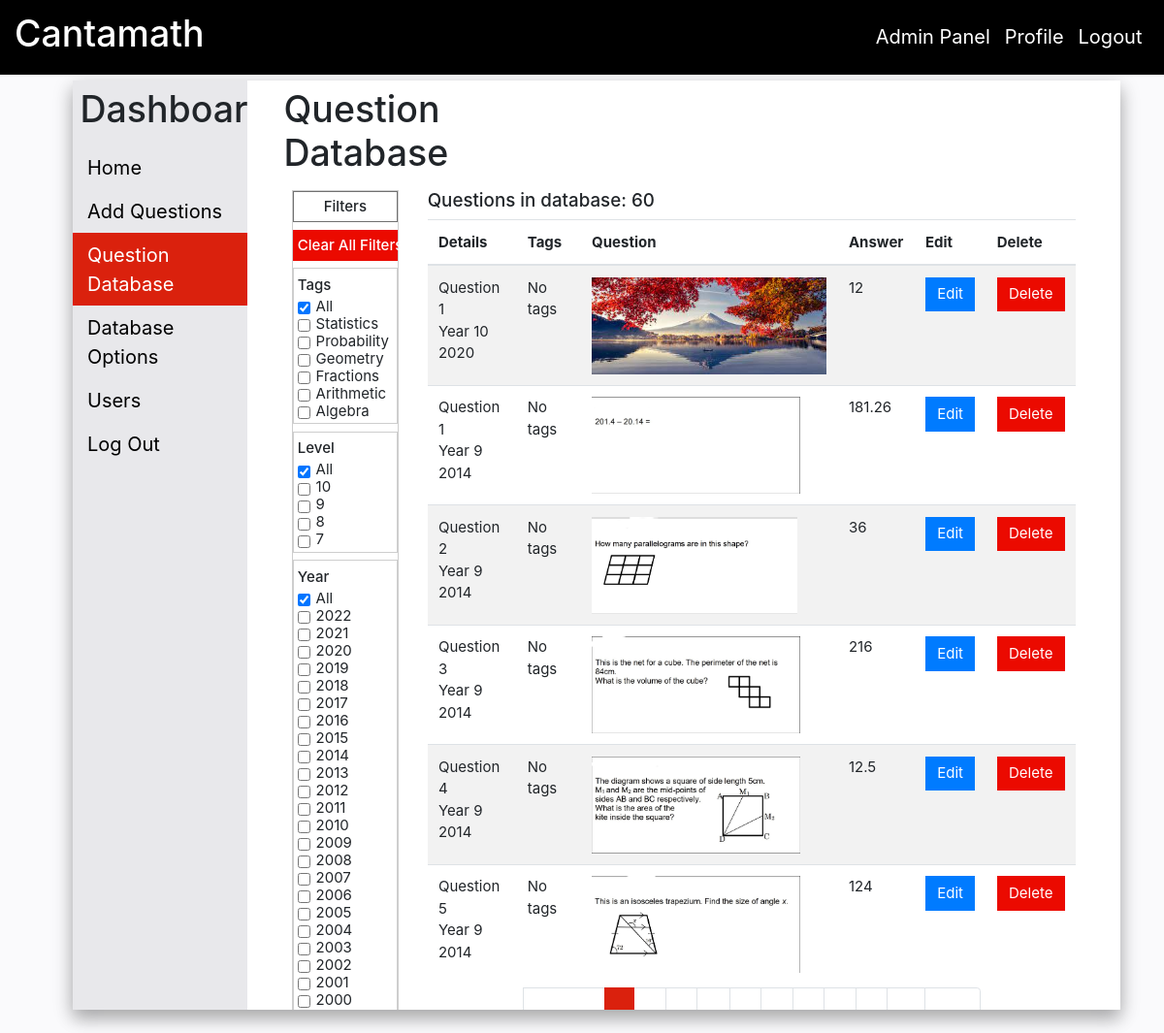
/website/index.php?page=adminpanel&tab=questiondb (signed in), run on the app's committed database.
### tables this page shows
CREATE TABLE `tag` (
  `tagID` int(4) NOT NULL,
  `tagname` varchar(100) NOT NULL
);

CREATE TABLE `level` (
  `levelID` int(2) NOT NULL,
  `levelname` int(2) NOT NULL
);

CREATE TABLE `year` (
  `yearID` int(3) NOT NULL,
  `yearname` int(5) NOT NULL
);

CREATE TABLE `question` (
  `questionID` int(10) NOT NULL,
  `qnumber` int(2) NOT NULL,
  `filename` varchar(1500) NOT NULL,
  `answer` varchar(200) NOT NULL,
  `levelID` int(2) NOT NULL,
  `yearID` int(3) NOT NULL
);

### website/filter-to-in.php (called while the page is built)
<?php if (isset($_SESSION['yearID'])) {
  $year = implode("','",$_SESSION['yearID']);
  $yearsql = "IN ('".$year."')";
} else {
  $yearsql = "";
}
if (isset($_SESSION['levelID'])) {
  $level = implode("','",$_SESSION['levelID']);
  $levelsql = "IN ('".$level."')";
} else {
  $levelsql = "";
} ?>

### website/filter-checkboxes.php (the view, shortened to what this page needs)
<div class="py-1 mb-2 text-center border-header">
  <span class="font-boldish">Filters</span>
</div>
<button type="button" class="btn btn-danger btn-block p-1 mb-2 font-boldish" onclick="send_filters('beans', 'clear')" id="Clear_Filters">Clear All Filters</button>
<div class="page-fill-scroll">
  <div style="margin-top: -0.5rem;">
    <?php
    $a = 0;
    if($select_page == "custom") {
      $filter = "tag";
      $nameID = "tagID";
      $filtername = "tagname";
      $header = "Tags";
    } else {
      $a += 1;
    }
    do {
      if ($a == 1) {
        $filter = "level";
        $nameID = "levelID";
        $filtername = "levelname";
        $header = "Level";
      } if ($a == 2) {
        $filter = "year";
        $nameID = "yearID";
        $filtername = "yearname";
        $header = "Year";
      }
      echo "<div class='pt-2'>";
        $filter_sql = "SELECT * FROM $filter ORDER BY $filtername desc";
        $filter_qry = mysqli_query($dbconnect, $filter_sql);
        $filter_aa = mysqli_fetch_assoc($filter_qry);
        echo "<div class='p-1 border-sub' style='line-height: 1.2;'>";
          echo "<div class='py-1'>";
            echo "<span class='font-boldish'>$header</span>"; ?>
          </div>
          <div class="All_Checkbox">
            <div class="form-check">
              <input checked class="form-check-input" type="checkbox" onclick="send_filters(<?php echo "'$nameID'"; ?>, <?php echo "'all'"; ?>)" id="<?php echo "$nameID"; ?>_All">
              <label class="form-check-label">
                <?php echo "All"; ?>
              </label>
            </div>
          </div>
          <?php do {
            $name = $filter_aa[$filtername];
            $filterID = $filter_aa[$nameID]; ?>
            <div class="Specific_Checkbox">
              <div class="<?php echo "$nameID"; ?>_Specific_Checkbox">
                <div class="form-check">
                  <input class="form-check-input" type="checkbox" onclick="send_filters(<?php echo "'$nameID'"; ?>, <?php echo $filterID; ?>)" id="<?php echo "$nameID"."_"."$filterID"; ?>">
                  <label class="form-check-label">
                    <?php echo "$name"; ?>
                  </label>
                </div>
              </div>
            </div>
          <?php } while ($filter_aa = mysqli_fetch_assoc($filter_qry)); ?>
        </div>
      </div>
      <?php $a += 1;
    } while ($a <= 2); ?>
  </div>
</div>

### website/display-question-db.php (shortened to what this page needs)
<?php
include("dbconnect.php");
include("filter-to-in.php");
if (isset($_SESSION['tagID'])) {
  unset($_SESSION['questionID']);
  $_SESSION['questionID'] = [];
  $tag = implode("','",$_SESSION['tagID']);
  $tagsql = "IN ('".$tag."')";
  $tag_sql = "SELECT * FROM questiontag WHERE tagID $tagsql";
  $tag_qry = mysqli_query($dbconnect, $tag_sql);
  if (mysqli_num_rows($tag_qry)>0) {
  } else {
      $tag_aa = mysqli_fetch_assoc($tag_qry);
    }
  do {
    $tag_aa = mysqli_fetch_assoc($tag_qry);
    $SquestionID = $tag_aa['questionID'];
    if (in_array($SquestionID,$_SESSION['questionID'])) {
    } else {
      array_push($_SESSION['questionID'],$SquestionID);
    }
  } while ($tag_aa = mysqli_fetch_assoc($tag_qry));
  $questionID = implode("','",$_SESSION['questionID']);
  $questionIDsql = "IN ('".$questionID."')";
} else {
  $questionIDsql = "";
}
$number_sql = "SELECT * FROM question WHERE question.yearID $yearsql AND question.levelID $levelsql AND question.questionID $questionIDsql";
$number_qry = mysqli_query($dbconnect, $number_sql);
$number_of_q = mysqli_num_rows($number_qry);
$results_per_page = 6;
$number_of_pages = ceil($number_of_q/$results_per_page);
if (!isset($_POST['page'])) {
  $page = 1;
} else {
  $page = $_POST['page'];
}
$page_first_result = ($page - 1) * $results_per_page;
$question_sql = "SELECT * FROM question
                INNER JOIN year ON question.yearid = year.yearID
                INNER JOIN level ON question.levelID = level.levelID
                WHERE question.yearID $yearsql AND question.levelID $levelsql AND question.questionID $questionIDsql
                ORDER BY yearname DESC, levelname ASC, qnumber ASC
                LIMIT $page_first_result , $results_per_page ";
$question_qry = mysqli_query($dbconnect, $question_sql);
if (isset($_SESSION['tagID']) OR isset($_SESSION['tagID']) OR isset($_SESSION['yearID'])) {
  echo"<h5>Number of results: $number_of_q</h5>";
} else {
  echo"<h5>Questions in database: $number_of_q</h5>";
}
 ?>
<table class="table table-striped admin-table" id="dbTable">
  <thead>
    <tr>
      <th scope="col">
        Details
      </th>
      <th>Tags</th>
      <th>Question</th>
      <th>Answer</th>
      <th>Edit</th>
      <th>Delete</th>
    </tr>
  </thead>
  <tbody>
    <?php
    if(mysqli_num_rows($question_qry) == 0) {
      echo "<td colspan=6'><p class='display-3 text-center p-5'>No Questions in Database</p></td>";
    } else {
      $question_aa = mysqli_fetch_assoc($question_qry);
        do {
            $questionID = $question_aa["questionID"];
            $question_year = $question_aa["yearname"];
            $question_level = $question_aa["levelname"];
            $qnumber = $question_aa["qnumber"];
            $filename = $question_aa["filename"];
            $answer = $question_aa["answer"];
            ?>
            <tr class="admin-table-row">
              <td>
                Question <?php echo "$qnumber";?><br>
                Year <?php echo "$question_level";?><br>
                <?php echo "$question_year";?>
              </td>
              <td>
              <?php
                  $questiontag_sql = "SELECT * FROM questiontag JOIN tag ON questiontag.tagID = tag.tagID  WHERE questionID = $questionID";
                  $questiontag_qry = mysqli_query($dbconnect, $questiontag_sql);
                  if(mysqli_num_rows($questiontag_qry) == 0) {
                    echo "No tags";
                    }
               ?>
              </td>
              <td><img style='height:100px' <?php echo"src='questions/$filename'"?> alt=''></td>
              <td><?php echo"$answer"; ?></td>
              <td>
                <button type='button' class='btn btn-primary' id='editButton' <?php echo"data-id='$questionID'";?>>
                  Edit
                </button>
              </td>
              <td>
                <button type='button' class='btn btn-danger' id='deleteButton' <?php echo"data-id='$questionID'";?>>
                  Delete
                </button>
              </td>
            </tr>
        <?php
          } while ($question_aa = mysqli_fetch_assoc($question_qry));
        };
        ?>
  </tbody>
</table>
<nav aria-label="Page navigation mt-5">
    <ul class="pagination justify-content-center my-1">
      <?php
      if($page > 1){
        $previous = $page - 1;
        echo "<li class='page-item page-clickable first-child' value='$previous'><span class='page-link'>Previous</span></li>";
      } else {
        echo "<li class='page-item disabled first-child'><span class='page-link'>Previous</span></li>";
      }
      for($i = 1; $i <= $number_of_pages; $i++ ):
        if ($page == $i) {
          echo "<li class='page-clickable page-item active' value='$i'>
                  <a class='page-link page-active'>$i</a>
                </li>";
        } else {
          echo "<li class='page-clickable page-item' value='$i'>
                  <a class='page-link'>$i</a>
                </li>";
        }
       endfor;
       if ($page == $number_of_pages) {
         echo "<li class='page-item disabled last-child'><span class='page-link'>Next</span></li>";
       } else {
         $next = $page + 1;
         echo "<li class='page-item page-clickable last-child' value='$next'><span class='page-link'>Next</span></li>";
       }
       ?>
    </ul>
</nav>

### website/custom.css (style rules this page uses)
html, body { background-color: #FAFAFC; height: 100%; width: 100%; display: flex; flex-direction: column; font-size: 15px; }
.font-boldish { font-weight: 500; }
.page-fill-scroll { flex-grow: 1; overflow-y: scroll; overflow-x: hidden; }
.btn, .card { border-radius: 0; }
.admin-table { margin: 0; }
.page-active { background-color: #DA210D !important; border-color: #DA210D !important; }
.pagination>li:first-child>.page-link, .pagination>li:first-child>span { border-top-left-radius: 0; border-bottom-left-radius: 0; }
.pagination>li:last-child>.page-link, .pagination>li:last-child>span { border-top-left-radius: 0; border-bottom-left-radius: 0; }
.active { background-color: #EB0A00; }
.border-header { border: 1px solid #707070; }
.border-sub { border: 1.5px solid #CECECE !important; }
.btn-danger { color:#fff;background-color:#eb0a00;border-color:#eb0a00 }

### data on the page
tag: tagname "Statistics"
tag: tagname "Probability"
tag: tagname "Geometry"
tag: tagname "Fractions"
tag: tagname "Arithmetic"
tag: tagname "Algebra"
level: levelname "10"
level: levelname "9"
level: levelname "8"
level: levelname "7"
year: yearname "2022"
year: yearname "2021"
year: yearname "2020"
year: yearname "2019"
year: yearname "2018"
year: yearname "2017"
year: yearname "2016"
year: yearname "2015"
year: yearname "2014"
year: yearname "2013"
year: yearname "2012"
year: yearname "2011"
year: yearname "2010"
year: yearname "2009"
year: yearname "2008"
year: yearname "2007"
year: yearname "2006"
year: yearname "2005"
year: yearname "2004"
year: yearname "2003"
year: yearname "2002"
year: yearname "2001"
year: yearname "2000"
question: qnumber "1", levelID.levelname "10", yearID.yearname "2020", filename (picture), answer "12"
question: qnumber "1", levelID.levelname "9", yearID.yearname "2014", filename (picture), answer "181.26"
question: qnumber "2", levelID.levelname "9", yearID.yearname "2014", filename (picture), answer "36"
question: qnumber "3", levelID.levelname "9", yearID.yearname "2014", filename (picture), answer "216"
question: qnumber "4", levelID.levelname "9", yearID.yearname "2014", filename (picture), answer "12.5"
question: qnumber "5", levelID.levelname "9", yearID.yearname "2014", filename (picture), answer "124"

### other printed values
$header "Level"
$header "Year"
$number_of_q "60"
